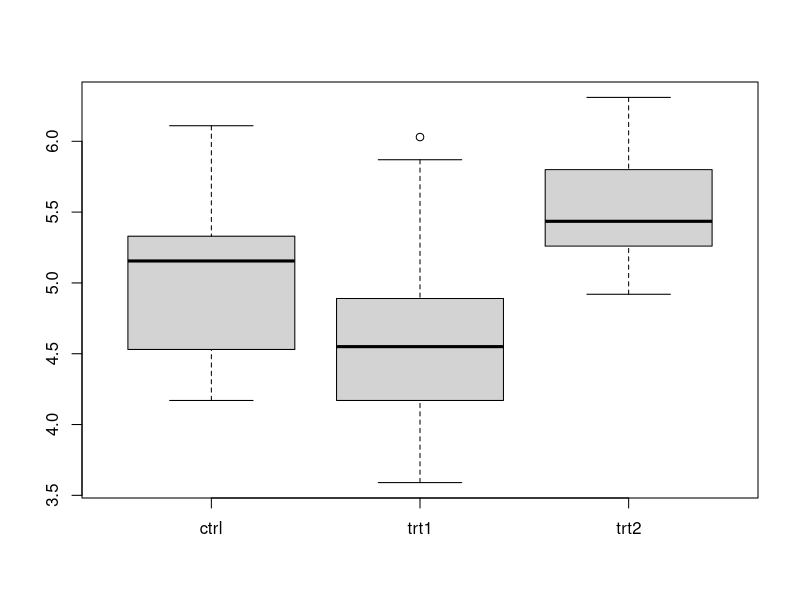
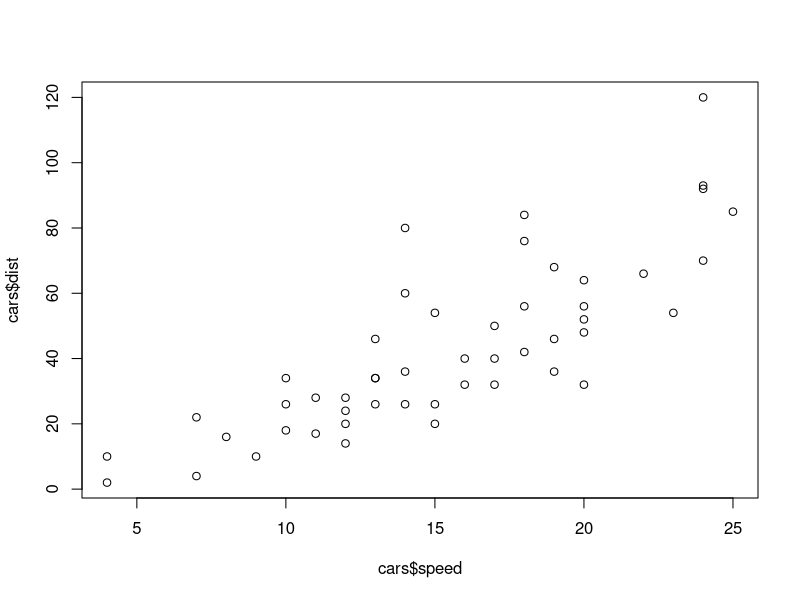
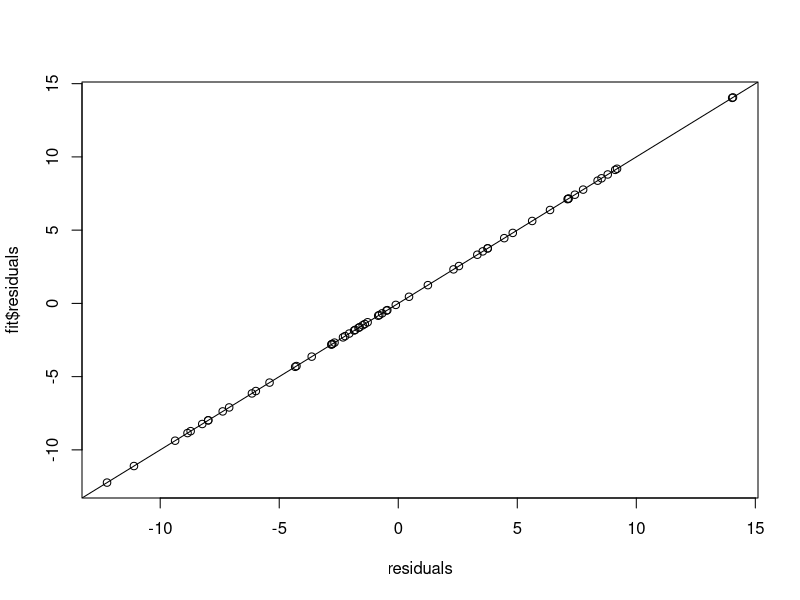

Recreate these plots in R, in order.
## ---- chunk 1
library(knitr)
opts_chunk$set(fig.align="center", fig.height=4, fig.width=4)
## ---- chunk 2
head(PlantGrowth)
plants <- unstack(PlantGrowth)
head(plants)
## ---- chunk 3
boxplot(plants)
## ---- chunk 4
# R code goes here.
t.test(plants$ctrl,plants$trt1)
?t.test
t.test(plants$trt1,plants$trt2)



## ---- chunk 5
head(cars)
## ---- chunk 6
# R code goes here.
cor.test(cars$speed, cars$dist)
plot(cars$speed, cars$dist)

## ---- chunk 7
library(MASS) # load the MASS library to make the data set available
head(cabbages)
## ---- chunk 8
# R code goes here.
fit<-lm(VitC~Cult+HeadWt,data=cabbages)
summary(fit)

## ---- chunk 9
anova(fit)
## ---- chunk 10
d <- data.frame(Cult="c52", HeadWt=4) # make a data frame with 1 row
head(d)
predict(fit, d) # run predict on previously fitted model with new data frame
## ---- chunk 11
residuals <- cabbages$VitC - predict(fit, cabbages)
plot(residuals, fit$residuals)
abline(0, 1)
